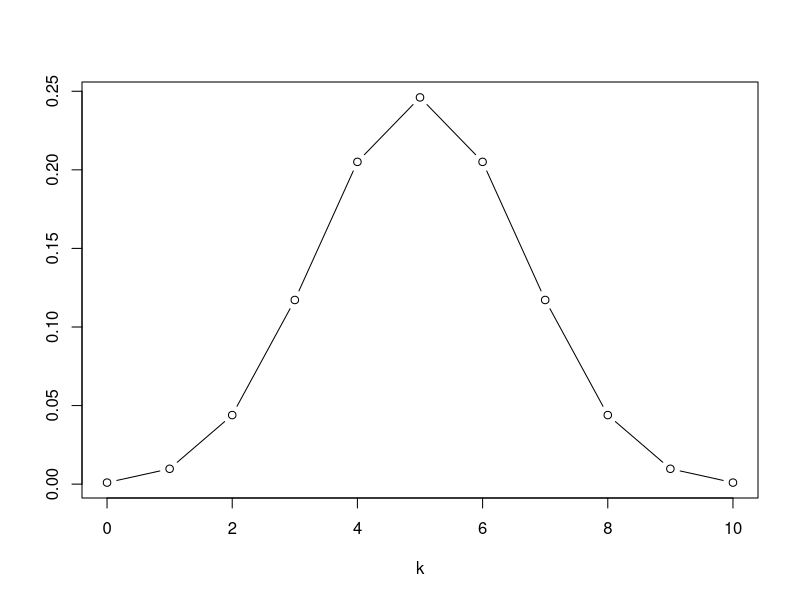
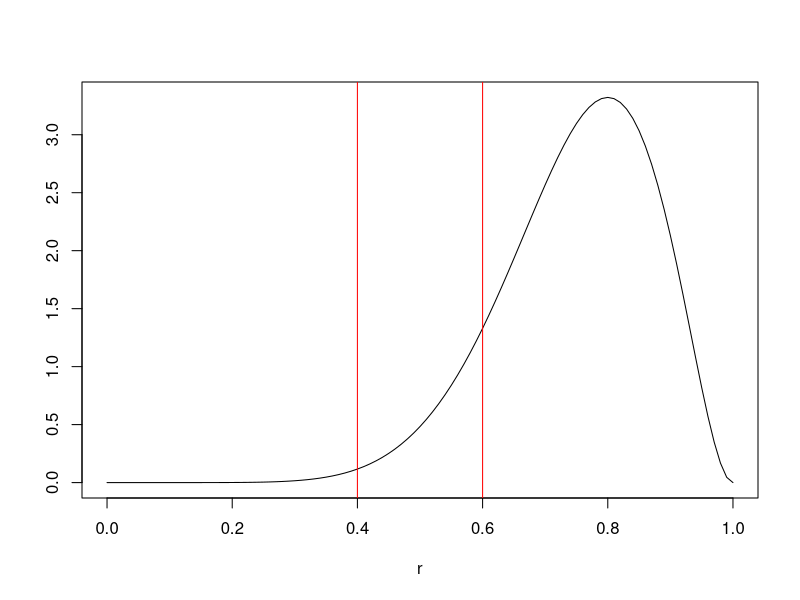
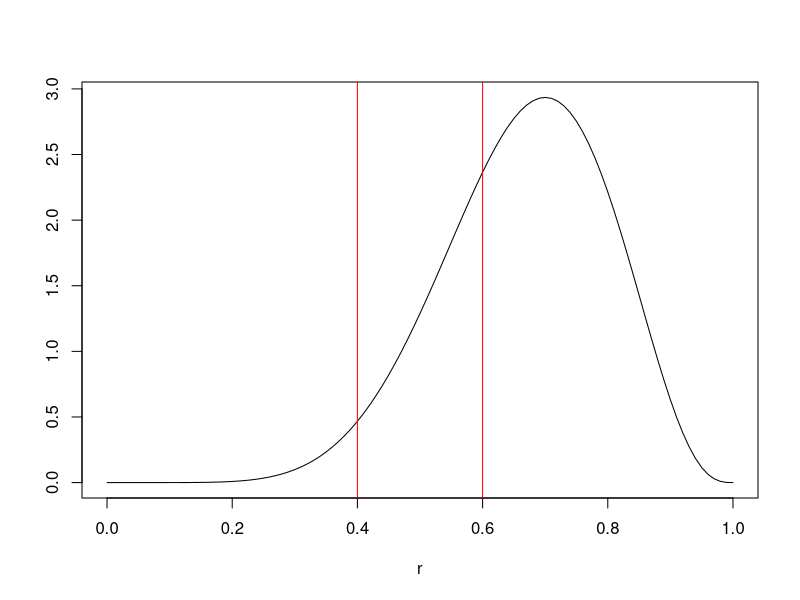

Write R code to recreate these figures, in order.
## ---- chunk 1
plot(0:10,dbinom(x=0:10,size=10,prob=0.5),xlab='k',type="b",ylab='')
## ---- chunk 2
# part with exponents in density
rdens <- function(x,h,n) {x^h * (1-x)^(n-h) }
# full density
f <- function(x,k,n,c){c*rdens(x,k,n)}
# that's the factorials
const <- 5*9*11
curve(f(x,8,10,const),from=0,to=1,xlab="r",ylab="")
abline(v=0.4,col="red")
abline(v=0.6,col="red")
## ---- chunk 3
# probability mass in unbiased region
prob <- integrate(f,lower=0.4,upper=0.6,k=8,n=10,c=const)
## ---- chunk 4
# factorials
const <- 120*11
curve(f(x,7,10,const),from=0,to=1,xlab="r",ylab="")
abline(v=0.4,col="red")
abline(v=0.6,col="red")
## ---- chunk 5
# probability mass in unbiased region
prob2 <- integrate(f,lower=0.4,upper=0.6,k=7,n=10,c=const)
## ---- chunk 6
# probability mass in unbiased region
const <- 5*7*9*17*19
prob3 <- integrate(f,lower=0.4,upper=0.6,k=16,n=20,c=const)
